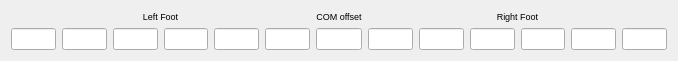
  <widget class="QWidget" name="gridLayoutWidget_4">
   <property name="geometry">
    <rect>
     <x>10</x>
     <y>10</y>
     <width>678</width>
     <height>61</height>
    </rect>
   </property>
   <property name="font">
    <font>
     <pointsize>7</pointsize>
    </font>
   </property>
   <layout class="QGridLayout" name="gridLayout_6">
    <item row="1" column="4">
     <widget class="QLineEdit" name="LE_CUR_LEFT_ROLL">
      <property name="enabled">
       <bool>true</bool>
      </property>
      <property name="font">
       <font>
        <pointsize>7</pointsize>
       </font>
      </property>
      <property name="readOnly">
       <bool>true</bool>
      </property>
     </widget>
    </item>
    <item row="1" column="1">
     <widget class="QLineEdit" name="LE_CUR_LEFT_Y">
      <property name="enabled">
       <bool>true</bool>
      </property>
      <property name="font">
       <font>
        <pointsize>7</pointsize>
       </font>
      </property>
      <property name="readOnly">
       <bool>true</bool>
      </property>
     </widget>
    </item>
    <item row="0" column="0" colspan="6">
     <widget class="QLabel" name="label_62">
      <property name="font">
       <font>
        <pointsize>7</pointsize>
       </font>
      </property>
      <property name="text">
       <string>Left Foot</string>
      </property>
      <property name="alignment">
       <set>Qt::AlignCenter</set>
      </property>
     </widget>
    </item>
    <item row="1" column="3">
     <widget class="QLineEdit" name="LE_CUR_LEFT_YAW"/>
    </item>
    <item row="1" column="0">
     <widget class="QLineEdit" name="LE_CUR_LEFT_X">
      <property name="enabled">
       <bool>true</bool>
      </property>
      <property name="font">
       <font>
        <pointsize>7</pointsize>
       </font>
      </property>
      <property name="readOnly">
       <bool>true</bool>
      </property>
     </widget>
    </item>
    <item row="1" column="12">
     <widget class="QLineEdit" name="LE_CUR_RIGHT_YAW"/>
    </item>
    <item row="1" column="2">
     <widget class="QLineEdit" name="LE_CUR_LEFT_Z">
      <property name="enabled">
       <bool>true</bool>
      </property>
      <property name="font">
       <font>
        <pointsize>7</pointsize>
       </font>
      </property>
      <property name="readOnly">
       <bool>true</bool>
      </property>
     </widget>
    </item>
    <item row="1" column="9">
     <widget class="QLineEdit" name="LE_CUR_RIGHT_X">
      <property name="enabled">
       <bool>true</bool>
      </property>
      <property name="font">
       <font>
        <pointsize>7</pointsize>
       </font>
      </property>
      <property name="readOnly">
       <bool>true</bool>
      </property>
     </widget>
    </item>
    <item row="1" column="7">
     <widget class="QLineEdit" name="LE_CUR_COM_Z_OFFSET">
      <property name="enabled">
       <bool>true</bool>
      </property>
      <property name="font">
       <font>
        <pointsize>7</pointsize>
       </font>
      </property>
      <property name="readOnly">
       <bool>true</bool>
      </property>
     </widget>
    </item>
    <item row="1" column="5">
     <widget class="QLineEdit" name="LE_CUR_LEFT_PITCH">
      <property name="enabled">
       <bool>true</bool>
      </property>
      <property name="font">
       <font>
        <pointsize>7</pointsize>
       </font>
      </property>
      <property name="readOnly">
       <bool>true</bool>
      </property>
     </widget>
    </item>
    <item row="1" column="14">
     <widget class="QLineEdit" name="LE_CUR_RIGHT_PITCH">
      <property name="enabled">
       <bool>true</bool>
      </property>
      <property name="font">
       <font>
        <pointsize>7</pointsize>
       </font>
      </property>
      <property name="readOnly">
       <bool>true</bool>
      </property>
     </widget>
    </item>
    <item row="1" column="10">
     <widget class="QLineEdit" name="LE_CUR_RIGHT_Y">
      <property name="enabled">
       <bool>true</bool>
      </property>
      <property name="font">
       <font>
        <pointsize>7</pointsize>
       </font>
      </property>
      <property name="readOnly">
       <bool>true</bool>
      </property>
     </widget>
    </item>
    <item row="1" column="6">
     <spacer name="horizontalSpacer">
      <property name="orientation">
       <enum>Qt::Horizontal</enum>
      </property>
      <property name="sizeHint" stdset="0">
       <size>
        <width>40</width>
        <height>20</height>
       </size>
      </property>
     </spacer>
    </item>
    <item row="1" column="11">
     <widget class="QLineEdit" name="LE_CUR_RIGHT_Z">
      <property name="enabled">
       <bool>true</bool>
      </property>
      <property name="font">
       <font>
        <pointsize>7</pointsize>
       </font>
      </property>
      <property name="readOnly">
       <bool>true</bool>
      </property>
     </widget>
    </item>
    <item row="1" column="8">
     <spacer name="horizontalSpacer_5">
      <property name="orientation">
       <enum>Qt::Horizontal</enum>
      </property>
      <property name="sizeHint" stdset="0">
       <size>
        <width>40</width>
        <height>20</height>
       </size>
      </property>
     </spacer>
    </item>
    <item row="0" column="9" colspan="6">
     <widget class="QLabel" name="label_63">
      <property name="font">
       <font>
        <pointsize>7</pointsize>
       </font>
      </property>
      <property name="text">
       <string>Right Foot</string>
      </property>
      <property name="alignment">
       <set>Qt::AlignCenter</set>
      </property>
     </widget>
    </item>
    <item row="0" column="7">
     <widget class="QLabel" name="label_71">
      <property name="font">
       <font>
        <pointsize>7</pointsize>
       </font>
      </property>
      <property name="text">
       <string>COM offset</string>
      </property>
      <property name="alignment">
       <set>Qt::AlignCenter</set>
      </property>
     </widget>
    </item>
    <item row="1" column="13">
     <widget class="QLineEdit" name="LE_CUR_RIGHT_ROLL">
      <property name="enabled">
       <bool>true</bool>
      </property>
      <property name="font">
       <font>
        <pointsize>7</pointsize>
       </font>
      </property>
      <property name="readOnly">
       <bool>true</bool>
      </property>
     </widget>
    </item>
   </layout>
  </widget>
